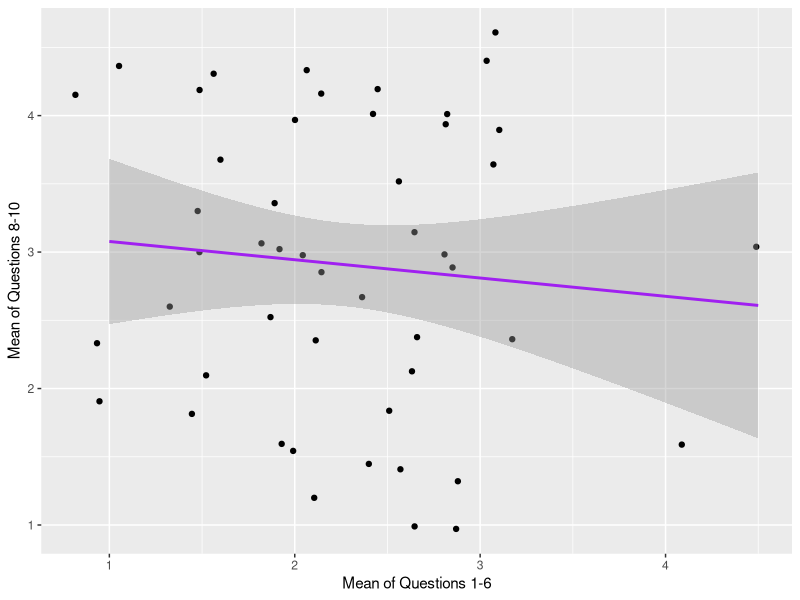

Here is the R script that generated this plot: (Note: this script raises an error after producing the figure.)
## ---- chunk 1
setwd(dirname(rstudioapi::getActiveDocumentContext()$path))
library(tidyverse)
## ---- chunk 2
week8_tbl <- read_csv("../data/week3.csv") %>%
  rowwise() %>%
  mutate(q5 = 6 - q5,
         q1_6 = mean(c(q1:q6)),
         q8_10 = mean(c(q8:q10)),
         gender = factor(gender, levels = c("M", "F"), labels=c("Male","Female")))
## ---- chunk 3
week8_tbl %>%
  select(q1:q6)

ggplot(week8_tbl, aes(x = q1_6, y = q8_10)) +
  geom_jitter() +
  geom_smooth(method = "lm", se = TRUE, color = "purple") +
  labs(x = "Mean of Questions 1-6", y = "Mean of Questions 8-10")
## ---- chunk 4
cor.test(week8_tbl$q1_6, week8_tbl$q8_10)
## ---- chunk 5
week8_tbl %>%
  select(-timeStart, -condition, -q7) %>%
  saveRDS(file = "../shiny_week8/shinydata_tbl.rds")
